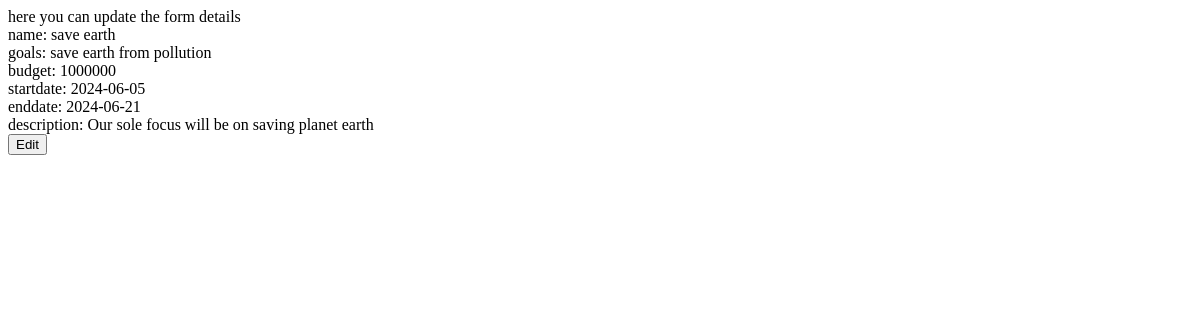
/update_camp_details/1, run on an earlier commit of the app's database.
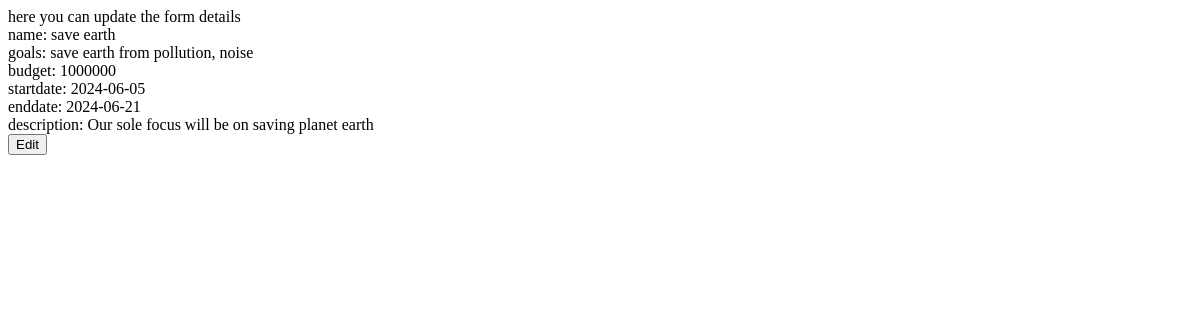
And on a later commit of the database.
### app.py (models this page shows)
class campaigns(db.Model):
    __tablename__='campaign'
    campaigns_id=db.Column(db.Integer,primary_key=True,autoincrement=True)
    sponser_id=db.Column(db.String,db.ForeignKey(Sponsers.Sponsers_id))
    name=db.Column(db.String,nullable=False)
    description=db.Column(db.String)
    start_date=db.Column(db.String)
    end_date=db.Column(db.String)
    budget=db.Column(db.Integer)
    Visibility=db.Column(db.String)
    goals=db.Column(db.String)

### app.py (the view)
@app.route("/update_camp_details/<int:campaigns_id>",methods=["GET"])
def some1(campaigns_id):
    data=db.session.query(campaigns).get(campaigns_id)
    print(data)
    return render_template("campdetails.html",data=data)

### templates/campdetails.html (shortened to what this page needs)
<!DOCTYPE html>
<html lang="en">
<head>
</head>
<body>
    here you can update the form details<br>
    name: {{data.name}}<br>
    goals: {{data.goals}}<br>
    budget: {{data.budget}}<br>
    startdate: {{data.start_date}}<br>
    enddate: {{data.end_date}}<br>
    description: {{data.description}}<br>
    <a href="/edit_campdetails/{{data.campaigns_id}}"><button >Edit</button></a>
</body>
</html>

What changed in the data, as far as the page shows it:
changed campaigns "save earth": goals "save earth from pollution" → "save earth from pollution, noise"
